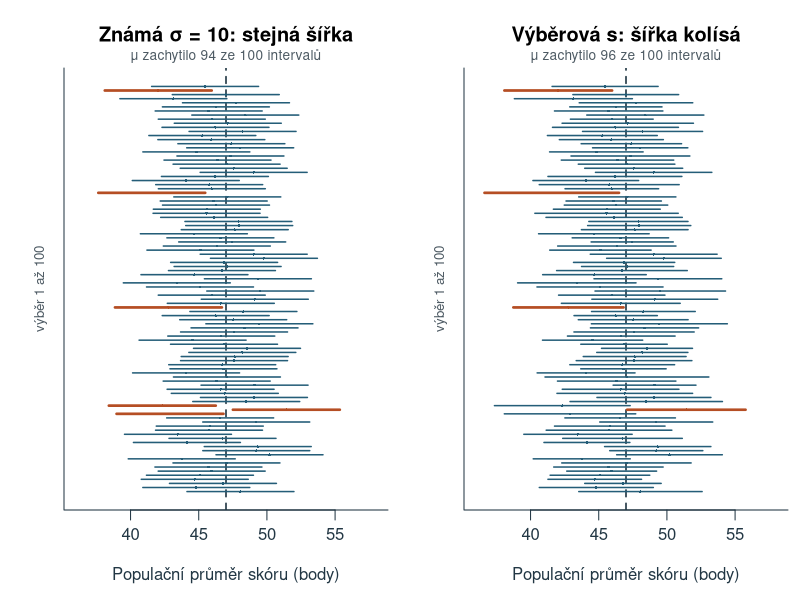
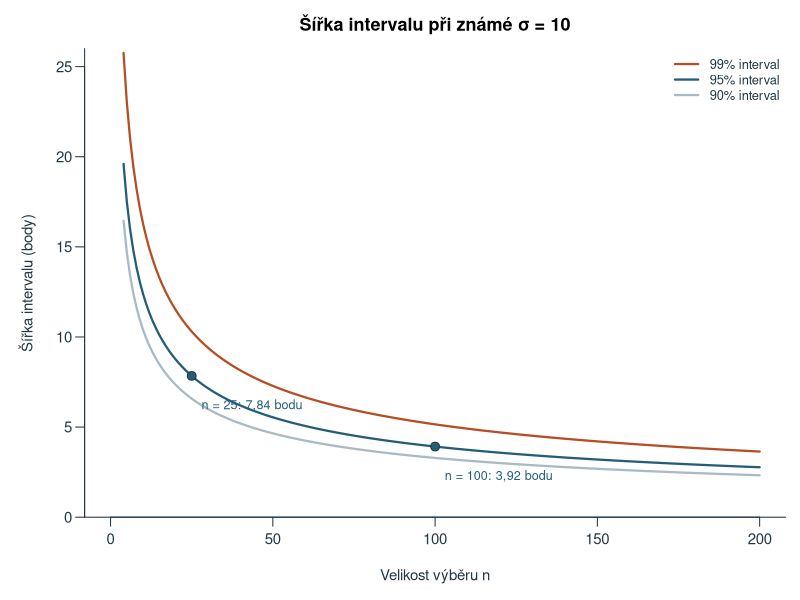
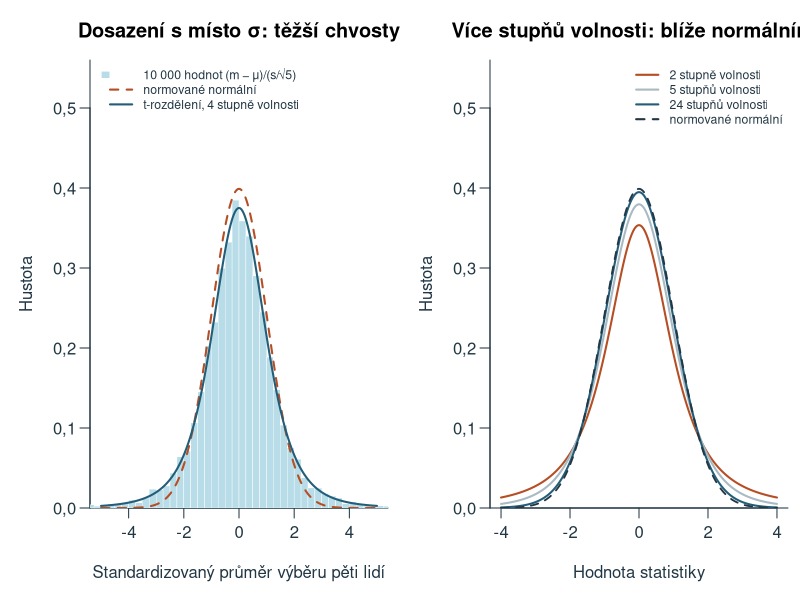
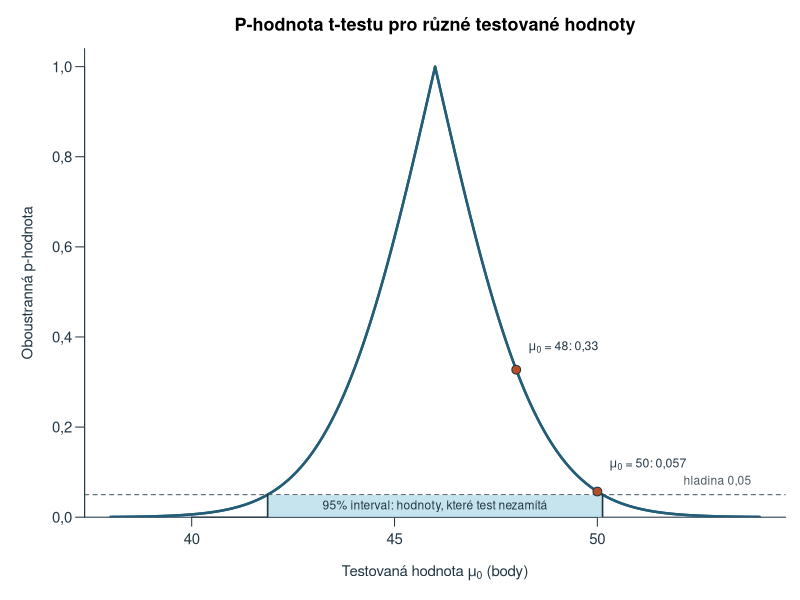
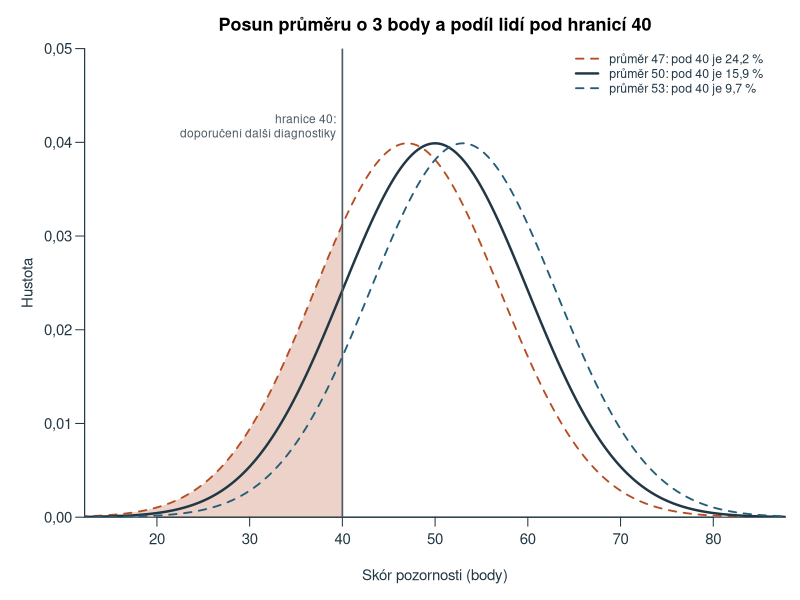
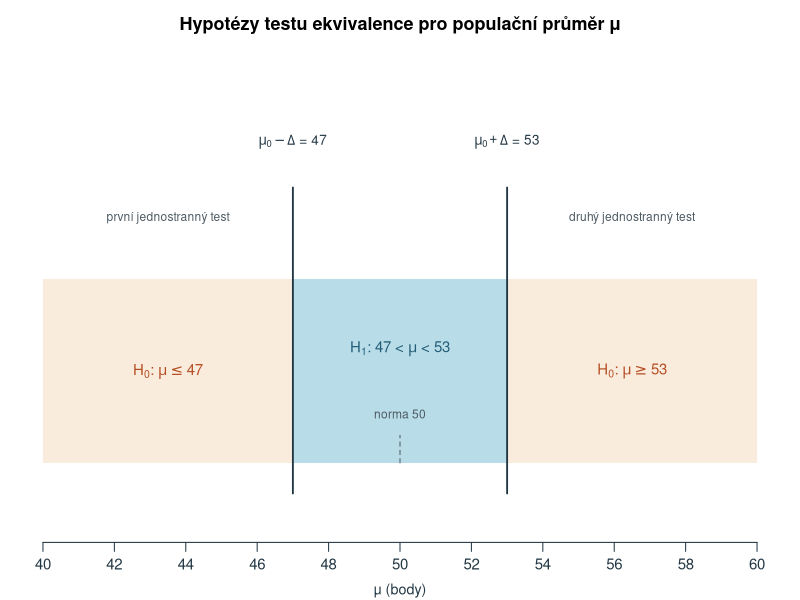
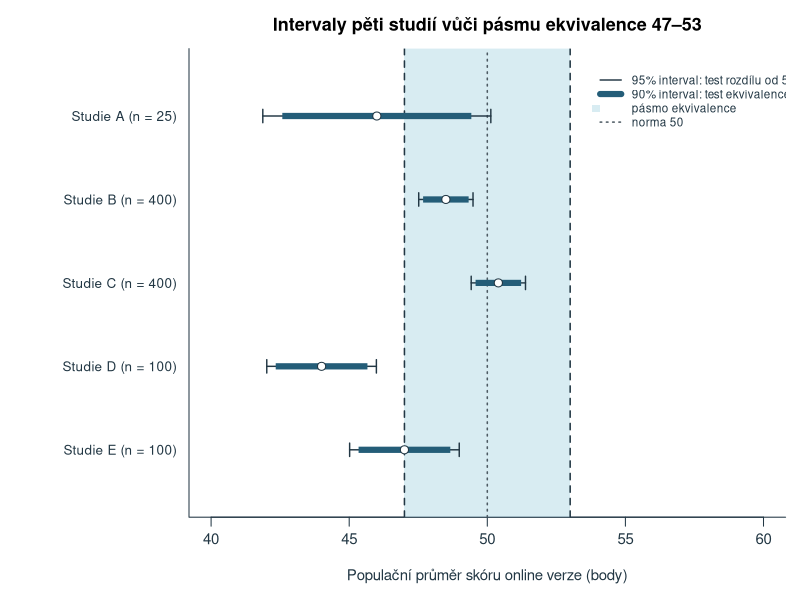

Recreate these plots in R, in order.
# Teaching model, simulations and figures for chapter 7; base R, UTF-8, deterministic project-root paths.
# PDI summaries are quoted from Howell (2013, pp. 186-189). Every other value is an authored teaching model.
ch7_out <- 'assets/chapter-07/plots'
ch7_old_options <- options(OutDec=',')
dir.create(ch7_out,recursive=TRUE,showWarnings=FALSE)
ch7_blue <- '#245D78'; ch7_orange <- '#B54E24'; ch7_fill <- '#B8DDE8'; ch7_gray <- '#4D5A63'; ch7_pale <- '#E1E8EB'; ch7_sand <- '#FAECDD'; ch7_ink <- '#223744'; ch7_mute <- '#A9BAC3'; ch7_green <- '#3E7B4F'
ch7_num <- function(x,digits=2) formatC(x,format='f',digits=digits,decimal.mark=',')
ch7_draw <- function(name,code,width=8,height=4.5) {
  svg(file.path(ch7_out,paste0(name,'.svg')),width=width,height=height,family='sans',bg='white')
  par(mar=c(4.5,4.5,2.6,.8),mgp=c(2.7,.7,0),las=1,col.axis=ch7_ink,col.lab=ch7_ink,fg=ch7_ink,cex=.9)
  force(code); dev.off()
}
# Interval and tests for one mean from summaries ------------------------------------
# Known sigma uses the normal quantile; unknown sigma the t quantile with n - 1 degrees of freedom.
ch7_ci_z <- function(m,sigma,n,level=.95) m+c(-1,1)*qnorm(1-(1-level)/2)*sigma/sqrt(n)
ch7_ci_t <- function(m,s,n,level=.95) m+c(-1,1)*qt(1-(1-level)/2,n-1)*s/sqrt(n)
ch7_t <- function(m,s,n,mu0) (m-mu0)/(s/sqrt(n))
ch7_p2 <- function(m,s,n,mu0) 2*pt(-abs(ch7_t(m,s,n,mu0)),n-1)
# Two one-sided tests against mu0 - delta and mu0 + delta; returns both statistics and p-values.
ch7_tost <- function(m,s,n,mu0,delta) {
  se <- s/sqrt(n); tl <- (m-(mu0-delta))/se; tu <- (m-(mu0+delta))/se
  c(t_dolni=tl,p_dolni=pt(tl,n-1,lower.tail=FALSE),t_horni=tu,p_horni=pt(tu,n-1))
}
# Running example: attention score of 25 students after short sleep; reference value of the norm 50.
# sigma = 10 is a model assumption carried over from chapter 6; s = 10 is the new sample input.
ch7_att <- c(mu0=50,sigma=10,s=10,n=25,m=46)
ch7_ci_att_z <- ch7_ci_z(46,10,25)
ch7_ci_att_t <- ch7_ci_t(46,10,25)
ch7_q24 <- qt(.975,24)
# Howell's PDI example: low-birthweight infants against the norm 100.
ch7_pdi <- c(mu0=100,m=104.125,s=12.584,n=56)
# Equivalence: online version of the attention test against the fixed norm 50, bounds 47 and 53.
ch7_eq <- data.frame(studie=LETTERS[1:5],m=c(46,48.5,50.4,44,47),s=10,n=c(25,400,400,100,100))
ch7_mu0 <- 50; ch7_delta <- 3
ch7_eq$ci95_d <- with(ch7_eq,m-qt(.975,n-1)*s/sqrt(n)); ch7_eq$ci95_h <- with(ch7_eq,m+qt(.975,n-1)*s/sqrt(n))
ch7_eq$ci90_d <- with(ch7_eq,m-qt(.95,n-1)*s/sqrt(n)); ch7_eq$ci90_h <- with(ch7_eq,m+qt(.95,n-1)*s/sqrt(n))
ch7_eq$p_rozdil <- with(ch7_eq,ch7_p2(m,s,n,ch7_mu0))
ch7_eq_tost <- t(mapply(function(m,s,n) ch7_tost(m,s,n,ch7_mu0,ch7_delta),ch7_eq$m,ch7_eq$s,ch7_eq$n))
ch7_eq$p_tost <- pmax(ch7_eq_tost[,'p_dolni'],ch7_eq_tost[,'p_horni'])
# Consequence of a shifted population mean for the share below the referral cut-off 40 (normal model, sigma 10).
ch7_cut <- 40; ch7_share <- pnorm(ch7_cut,c(47,50,53),10)
# Theoretical coverage of the wrong procedure m +- 1.96 s/sqrt(n) for n = 10 under the normal model.
ch7_cov_wrong <- 2*pt(qnorm(.975),9)-1
# Simulations: seeds and the order of draws are fixed --------------------------------
# 100 samples of 25 students from a teaching population with mean 47 and SD 10.
ch7_mu_sim <- 47; ch7_reps <- 100
set.seed(20261017)
ch7_samples <- matrix(rnorm(ch7_reps*25,ch7_mu_sim,10),ch7_reps)
ch7_sim_m <- rowMeans(ch7_samples); ch7_sim_s <- apply(ch7_samples,1,sd)
ch7_sim_z <- cbind(ch7_sim_m-qnorm(.975)*2,ch7_sim_m+qnorm(.975)*2)
ch7_sim_t <- cbind(ch7_sim_m-ch7_q24*ch7_sim_s/5,ch7_sim_m+ch7_q24*ch7_sim_s/5)
ch7_hit_z <- ch7_sim_z[,1]<=ch7_mu_sim & ch7_mu_sim<=ch7_sim_z[,2]
ch7_hit_t <- ch7_sim_t[,1]<=ch7_mu_sim & ch7_mu_sim<=ch7_sim_t[,2]
# Statistic (m - mu)/(s/sqrt(n)) for 10 000 samples of five from a normal population.
set.seed(20261018)
ch7_small <- matrix(rnorm(5*10000,50,10),10000)
ch7_tstat5 <- (rowMeans(ch7_small)-50)/(apply(ch7_small,1,sd)/sqrt(5))
ch7_zstat5 <- (rowMeans(ch7_small)-50)/(10/sqrt(5))
rm(ch7_small)
# Exercise inputs (all authored) -----------------------------------------------------
ch7_u05 <- c(12,15,9,14,11,13,16,10,12,14)
ch7_u07 <- c(18,22,25,19,24,21,27,17,23,20,26,22,19,28,21,24,18,25,23,22)
# Figures ----------------------------------------------------------------------------
ch7_draw('opakovane-intervaly', {
  par(mfrow=c(1,2),mar=c(4.5,3.2,3.4,.6))
  for(k in 1:2) {
    ci <- if(k==1) ch7_sim_z else ch7_sim_t; hit <- if(k==1) ch7_hit_z else ch7_hit_t
    plot(NA,xlim=c(36,58),ylim=c(.5,ch7_reps+.5),yaxt='n',xlab='Populační průměr skóru (body)',ylab='',bty='l',
      main=if(k==1) 'Známá σ = 10: stejná šířka' else 'Výběrová s: šířka kolísá')
    abline(v=ch7_mu_sim,lty=2,lwd=1.6,col=ch7_ink)
    segments(ci[,1],1:ch7_reps,ci[,2],1:ch7_reps,col=ifelse(hit,ch7_blue,ch7_orange),lwd=ifelse(hit,1.5,2.6))
    points(ch7_sim_m,1:ch7_reps,pch=16,cex=.35,col=ifelse(hit,ch7_blue,ch7_orange))
    mtext(paste0('μ zachytilo ',sum(hit),' ze 100 intervalů'),side=3,line=.2,cex=.82,col=ch7_gray)
    mtext('výběr 1 až 100',side=2,line=.8,las=0,cex=.8,col=ch7_gray)
  }
},width=10,height=6.4)
ch7_draw('sirka-intervalu', {
  par(mar=c(4.6,4.7,2.7,.8))
  n <- 4:200; lev <- c(.90,.95,.99); cols <- c(ch7_mute,ch7_blue,ch7_orange)
  plot(NA,xlim=c(0,200),ylim=c(0,26),xlab='Velikost výběru n',ylab='Šířka intervalu (body)',main='Šířka intervalu při známé σ = 10',bty='l',yaxs='i')
  for(j in 1:3) lines(n,2*qnorm(1-(1-lev[j])/2)*10/sqrt(n),lwd=2.2,col=cols[j])
  k <- c(25,100); points(k,2*qnorm(.975)*10/sqrt(k),pch=21,bg=ch7_blue,col=ch7_ink,cex=1.3)
  text(k+3,2*qnorm(.975)*10/sqrt(k)-1.3,paste0('n = ',k,': ',ch7_num(2*qnorm(.975)*10/sqrt(k)),' bodu'),adj=c(0,1),cex=.84,col=ch7_blue)
  legend('topright',c('99% interval','95% interval','90% interval'),lwd=2.2,col=rev(cols),bty='n',cex=.86)
},width=8.6,height=4.4)
ch7_draw('t-rozdeleni', {
  par(mfrow=c(1,2),mar=c(4.6,4.5,3,.6))
  br <- seq(-12,12,by=.25)
  h <- hist(pmax(pmin(ch7_tstat5,11.99),-11.99),breaks=br,plot=FALSE)
  plot(NA,xlim=c(-5,5),ylim=c(0,.56),xlab='Standardizovaný průměr výběru pěti lidí',ylab='Hustota',main='Dosazení s místo σ: těžší chvosty',bty='l',yaxs='i')
  rect(br[-length(br)],0,br[-1],h$density,col=ch7_fill,border='white',lwd=.4)
  curve(dnorm(x),-5,5,add=TRUE,lwd=2,lty=2,col=ch7_orange,n=400)
  curve(dt(x,4),-5,5,add=TRUE,lwd=2,col=ch7_blue,n=400)
  legend('topleft',c('10 000 hodnot (m − μ)/(s/√5)','normované normální','t-rozdělení, 4 stupně volnosti'),fill=c(ch7_fill,NA,NA),border=c('white',NA,NA),lty=c(NA,2,1),lwd=c(NA,2,2),col=c(NA,ch7_orange,ch7_blue),bty='n',cex=.74,ncol=1)
  plot(NA,xlim=c(-4,4),ylim=c(0,.56),xlab='Hodnota statistiky',ylab='Hustota',main='Více stupňů volnosti: blíže normálnímu',bty='l',yaxs='i')
  df <- c(2,5,24); cols <- c(ch7_orange,ch7_mute,ch7_blue)
  for(j in 1:3) curve(dt(x,df[j]),-4,4,add=TRUE,lwd=2,col=cols[j],n=400)
  curve(dnorm(x),-4,4,add=TRUE,lwd=1.8,lty=2,col=ch7_ink,n=400)
  legend('topright',c('2 stupně volnosti','5 stupňů volnosti','24 stupňů volnosti','normované normální'),lty=c(1,1,1,2),lwd=2,col=c(cols,ch7_ink),bty='n',cex=.74)
},width=10,height=4.4)
ch7_draw('p-funkce', {
  par(mar=c(4.6,4.7,2.7,.8))
  mu <- seq(38,54,by=.02); p <- ch7_p2(46,10,25,mu)
  plot(mu,p,type='l',lwd=2.4,col=ch7_blue,ylim=c(0,1.04),xlab=expression('Testovaná hodnota '*mu[0]*' (body)'),ylab='Oboustranná p-hodnota',main='P-hodnota t-testu pro různé testované hodnoty',bty='l',yaxs='i')
  abline(h=.05,lty=2,col=ch7_gray)
  rect(ch7_ci_att_t[1],-.1,ch7_ci_att_t[2],.05,col=adjustcolor(ch7_fill,.8),border=NA)
  lines(mu,p,lwd=2.4,col=ch7_blue)
  segments(ch7_ci_att_t,0,ch7_ci_att_t,.05,lwd=1.6,col=ch7_ink)
  text(46,.025,'95% interval: hodnoty, které test nezamítá',cex=.8,col=ch7_ink)
  points(c(50,48),ch7_p2(46,10,25,c(50,48)),pch=21,bg=ch7_orange,col=ch7_ink,cex=1.3)
  text(50.3,ch7_p2(46,10,25,50)+.06,bquote(mu[0]*' = 50: '*.(ch7_num(ch7_p2(46,10,25,50),3))),adj=0,cex=.82)
  text(48.3,ch7_p2(46,10,25,48)+.05,bquote(mu[0]*' = 48: '*.(ch7_num(ch7_p2(46,10,25,48),2))),adj=0,cex=.82)
  text(53.8,.08,'hladina 0,05',adj=1,cex=.8,col=ch7_gray)
},width=8.6,height=4.6)
ch7_draw('pasmo-pouziti', {
  par(mar=c(4.6,4.7,2.7,.8))
  x <- seq(10,90,length.out=600); mus <- c(47,50,53); cols <- c(ch7_orange,ch7_ink,ch7_blue)
  plot(NA,xlim=c(15,85),ylim=c(0,.05),xlab='Skór pozornosti (body)',ylab='Hustota',main='Posun průměru o 3 body a podíl lidí pod hranicí 40',bty='l',yaxs='i')
  polygon(c(15,x[x<=40],40),c(0,dnorm(x[x<=40],47,10),0),col=adjustcolor(ch7_orange,.25),border=NA)
  for(j in 1:3) lines(x,dnorm(x,mus[j],10),lwd=if(j==2) 2.4 else 1.8,lty=if(j==2) 1 else 2,col=cols[j])
  abline(v=40,lwd=1.6,col=ch7_gray)
  text(39.3,.043,'hranice 40:\ndoporučení další diagnostiky',adj=c(1,1),cex=.8,col=ch7_gray)
  legend(64,.0505,paste0('průměr ',mus,': pod 40 je ',ch7_num(100*ch7_share,1),' %'),lty=c(2,1,2),lwd=c(1.8,2.4,1.8),col=cols,bty='n',cex=.82)
},width=8.6,height=4.4)
ch7_draw('hypotezy-ekvivalence', {
  par(mar=c(3.2,.8,2.6,.8))
  plot(NA,xlim=c(40,60),ylim=c(0,3),axes=FALSE,xlab='',ylab='',main='Hypotézy testu ekvivalence pro populační průměr μ')
  axis(1,at=seq(40,60,by=2),labels=seq(40,60,by=2)); mtext('μ (body)',side=1,line=2.1,cex=.86)
  rect(40,.4,47,1.6,col=ch7_sand,border=NA); rect(53,.4,60,1.6,col=ch7_sand,border=NA); rect(47,.4,53,1.6,col=ch7_fill,border=NA)
  segments(c(47,53),.2,c(47,53),2.2,lwd=1.8,col=ch7_ink); segments(50,.4,50,.58,lty=2,col=ch7_gray)
  text(43.5,1,expression(H[0]*': '*mu<=47),cex=1,col=ch7_orange,font=2); text(56.5,1,expression(H[0]*': '*mu>=53),cex=1,col=ch7_orange,font=2)
  text(50,1.15,expression(H[1]*': 47 < '*mu*' < 53'),cex=1,col=ch7_blue,font=2); text(50,.72,'norma 50',cex=.8,col=ch7_gray)
  text(47,2.5,expression(mu[0]-Delta*' = 47'),cex=.9); text(53,2.5,expression(mu[0]+Delta*' = 53'),cex=.9)
  text(c(43.5,56.5),2.0,c('první jednostranný test','druhý jednostranný test'),cex=.8,col=ch7_gray)
},width=8.6,height=3.4)
ch7_draw('ctyri-kombinace', {
  par(mar=c(4.6,10.5,2.7,.8))
  e <- ch7_eq; y <- 5:1
  lab <- paste0('Studie ',e$studie,' (n = ',e$n,')')
  plot(NA,xlim=c(40,60),ylim=c(.4,5.6),yaxt='n',xlab='Populační průměr skóru online verze (body)',ylab='',main='Intervaly pěti studií vůči pásmu ekvivalence 47–53',bty='l')
  rect(47,0,53,6,col=adjustcolor(ch7_fill,.55),border=NA)
  abline(v=c(47,53),lty=2,lwd=1.5,col=ch7_ink); abline(v=50,lty=3,lwd=1.5,col=ch7_gray)
  axis(2,at=y,labels=lab,tick=FALSE,cex.axis=.9)
  segments(e$ci95_d,y,e$ci95_h,y,lwd=1.4,col=ch7_ink)
  segments(e$ci95_d,y-.08,e$ci95_d,y+.08,lwd=1.4,col=ch7_ink); segments(e$ci95_h,y-.08,e$ci95_h,y+.08,lwd=1.4,col=ch7_ink)
  segments(e$ci90_d,y,e$ci90_h,y,lwd=6,col=ch7_blue,lend=1)
  points(e$m,y,pch=21,bg='white',col=ch7_ink,cex=1.2)
  legend(53.4,5.6,c('95% interval: test rozdílu od 50','90% interval: test ekvivalence','pásmo ekvivalence','norma 50'),lwd=c(1.4,6,NA,1.5),lty=c(1,1,NA,3),col=c(ch7_ink,ch7_blue,NA,ch7_gray),fill=c(NA,NA,adjustcolor(ch7_fill,.55),NA),border=NA,bty='n',cex=.78)
},width=9.4,height=4.8)
options(ch7_old_options)
